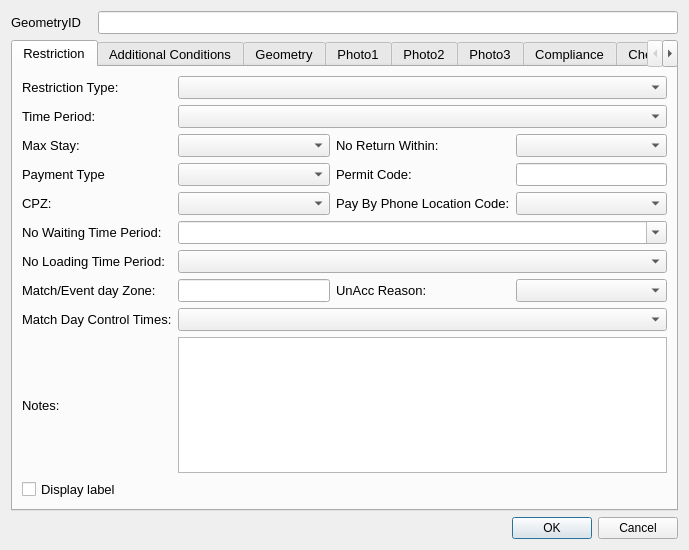
<?xml version="1.0" encoding="UTF-8"?>
<ui version="4.0">
 <class>restrictionDialog</class>
 <widget class="QDialog" name="restrictionDialog">
  <property name="geometry">
   <rect>
    <x>0</x>
    <y>0</y>
    <width>689</width>
    <height>550</height>
   </rect>
  </property>
  <property name="sizePolicy">
   <sizepolicy hsizetype="Fixed" vsizetype="Fixed">
    <horstretch>0</horstretch>
    <verstretch>0</verstretch>
   </sizepolicy>
  </property>
  <property name="minimumSize">
   <size>
    <width>0</width>
    <height>0</height>
   </size>
  </property>
  <property name="maximumSize">
   <size>
    <width>750</width>
    <height>550</height>
   </size>
  </property>
  <property name="font">
   <font>
    <family>Arial</family>
   </font>
  </property>
  <property name="windowTitle">
   <string>Dialog</string>
  </property>
  <property name="sizeGripEnabled">
   <bool>false</bool>
  </property>
  <layout class="QFormLayout" name="formLayout_3">
   <item row="0" column="0">
    <widget class="QLabel" name="label">
     <property name="minimumSize">
      <size>
       <width>81</width>
       <height>16</height>
      </size>
     </property>
     <property name="font">
      <font>
       <family>Arial</family>
       <pointsize>10</pointsize>
      </font>
     </property>
     <property name="text">
      <string>GeometryID</string>
     </property>
    </widget>
   </item>
   <item row="0" column="1">
    <widget class="QLineEdit" name="GeometryID">
     <property name="font">
      <font>
       <family>Arial</family>
       <pointsize>10</pointsize>
      </font>
     </property>
     <property name="inputMask">
      <string/>
     </property>
     <property name="readOnly">
      <bool>true</bool>
     </property>
     <property name="placeholderText">
      <string/>
     </property>
    </widget>
   </item>
   <item row="3" column="1">
    <widget class="QDialogButtonBox" name="button_box">
     <property name="orientation">
      <enum>Qt::Horizontal</enum>
     </property>
     <property name="standardButtons">
      <set>QDialogButtonBox::Cancel|QDialogButtonBox::Ok</set>
     </property>
    </widget>
   </item>
   <item row="1" column="0" colspan="2">
    <widget class="QTabWidget" name="tabWidget">
     <property name="minimumSize">
      <size>
       <width>0</width>
       <height>0</height>
      </size>
     </property>
     <property name="font">
      <font>
       <family>Arial</family>
       <pointsize>10</pointsize>
      </font>
     </property>
     <property name="cursor">
      <cursorShape>IBeamCursor</cursorShape>
     </property>
     <property name="mouseTracking">
      <bool>true</bool>
     </property>
     <property name="acceptDrops">
      <bool>true</bool>
     </property>
     <property name="currentIndex">
      <number>0</number>
     </property>
     <widget class="QWidget" name="restrictionTab">
      <property name="focusPolicy">
       <enum>Qt::NoFocus</enum>
      </property>
      <attribute name="title">
       <string>Restriction</string>
      </attribute>
      <layout class="QGridLayout" name="gridLayout">
       <item row="0" column="1" colspan="3">
        <widget class="QComboBox" name="RestrictionTypeID">
         <property name="currentIndex">
          <number>-1</number>
         </property>
        </widget>
       </item>
       <item row="20" column="1">
        <widget class="QLineEdit" name="MatchDayEventDayZone"/>
       </item>
       <item row="14" column="0">
        <widget class="QLabel" name="lbl_WaitingTimePeriod_2">
         <property name="minimumSize">
          <size>
           <width>0</width>
           <height>0</height>
          </size>
         </property>
         <property name="font">
          <font>
           <family>Arial</family>
           <pointsize>10</pointsize>
          </font>
         </property>
         <property name="text">
          <string>No Loading Time Period:</string>
         </property>
         <property name="wordWrap">
          <bool>true</bool>
         </property>
        </widget>
       </item>
       <item row="4" column="2">
        <widget class="QLabel" name="lbl_NoReturn">
         <property name="minimumSize">
          <size>
           <width>90</width>
           <height>16</height>
          </size>
         </property>
         <property name="font">
          <font>
           <family>Arial</family>
           <pointsize>10</pointsize>
          </font>
         </property>
         <property name="text">
          <string>No Return Within:</string>
         </property>
        </widget>
       </item>
       <item row="4" column="3">
        <widget class="QComboBox" name="NoReturnID"/>
       </item>
       <item row="21" column="1" colspan="3">
        <widget class="QComboBox" name="MatchDayTimePeriodID"/>
       </item>
       <item row="2" column="1" colspan="3">
        <widget class="QComboBox" name="TimePeriodID"/>
       </item>
       <item row="0" column="0">
        <widget class="QLabel" name="lbl_RestrictionType">
         <property name="minimumSize">
          <size>
           <width>90</width>
           <height>16</height>
          </size>
         </property>
         <property name="font">
          <font>
           <family>Arial</family>
           <pointsize>10</pointsize>
          </font>
         </property>
         <property name="text">
          <string>Restriction Type:</string>
         </property>
        </widget>
       </item>
       <item row="21" column="0">
        <widget class="QLabel" name="label_7">
         <property name="text">
          <string>Match Day Control Times:</string>
         </property>
        </widget>
       </item>
       <item row="6" column="1">
        <widget class="QComboBox" name="PayTypeID">
         <property name="currentIndex">
          <number>-1</number>
         </property>
        </widget>
       </item>
       <item row="8" column="0">
        <widget class="QLabel" name="lbl_CPZ">
         <property name="text">
          <string>CPZ:</string>
         </property>
        </widget>
       </item>
       <item row="2" column="0">
        <widget class="QLabel" name="lbl_TimePeriod">
         <property name="minimumSize">
          <size>
           <width>90</width>
           <height>16</height>
          </size>
         </property>
         <property name="font">
          <font>
           <family>Arial</family>
           <pointsize>10</pointsize>
          </font>
         </property>
         <property name="text">
          <string>Time Period:</string>
         </property>
        </widget>
       </item>
       <item row="20" column="0">
        <widget class="QLabel" name="label_15">
         <property name="text">
          <string>Match/Event day Zone:</string>
         </property>
        </widget>
       </item>
       <item row="20" column="3">
        <widget class="QComboBox" name="UnacceptableTypeID"/>
       </item>
       <item row="13" column="1" colspan="3">
        <widget class="QComboBox" name="NoWaitingTimeID">
         <property name="editable">
          <bool>true</bool>
         </property>
        </widget>
       </item>
       <item row="8" column="2">
        <widget class="QLabel" name="label_13">
         <property name="text">
          <string>Pay By Phone Location Code:</string>
         </property>
        </widget>
       </item>
       <item row="20" column="2">
        <widget class="QLabel" name="label_14">
         <property name="text">
          <string>UnAcc Reason:</string>
         </property>
        </widget>
       </item>
       <item row="6" column="2">
        <widget class="QLabel" name="lbl_permitCode">
         <property name="text">
          <string>Permit Code:</string>
         </property>
        </widget>
       </item>
       <item row="4" column="0">
        <widget class="QLabel" name="lbl_MaxStay">
         <property name="minimumSize">
          <size>
           <width>90</width>
           <height>16</height>
          </size>
         </property>
         <property name="font">
          <font>
           <family>Arial</family>
           <pointsize>10</pointsize>
          </font>
         </property>
         <property name="text">
          <string>Max Stay:</string>
         </property>
        </widget>
       </item>
       <item row="8" column="3">
        <widget class="QComboBox" name="PayParkingAreaID"/>
       </item>
       <item row="22" column="1" colspan="3">
        <widget class="QTextEdit" name="Notes"/>
       </item>
       <item row="8" column="1">
        <widget class="QComboBox" name="CPZ"/>
       </item>
       <item row="4" column="1">
        <widget class="QComboBox" name="MaxStayID"/>
       </item>
       <item row="22" column="0">
        <widget class="QLabel" name="label_2">
         <property name="text">
          <string>Notes:</string>
         </property>
        </widget>
       </item>
       <item row="6" column="0">
        <widget class="QLabel" name="lbl_PaymentType">
         <property name="minimumSize">
          <size>
           <width>90</width>
           <height>16</height>
          </size>
         </property>
         <property name="font">
          <font>
           <family>Arial</family>
           <pointsize>10</pointsize>
          </font>
         </property>
         <property name="text">
          <string>Payment Type</string>
         </property>
        </widget>
       </item>
       <item row="23" column="0">
        <widget class="QCheckBox" name="DisplayLabel">
         <property name="text">
          <string>Display label</string>
         </property>
        </widget>
       </item>
       <item row="6" column="3">
        <widget class="QLineEdit" name="PermitCode"/>
       </item>
       <item row="14" column="1" colspan="3">
        <widget class="QComboBox" name="NoLoadingTimeID"/>
       </item>
       <item row="13" column="0">
        <widget class="QLabel" name="lbl_WaitingTimePeriod">
         <property name="sizePolicy">
          <sizepolicy hsizetype="Preferred" vsizetype="Preferred">
           <horstretch>0</horstretch>
           <verstretch>0</verstretch>
          </sizepolicy>
         </property>
         <property name="minimumSize">
          <size>
           <width>0</width>
           <height>0</height>
          </size>
         </property>
         <property name="font">
          <font>
           <family>Arial</family>
           <pointsize>10</pointsize>
          </font>
         </property>
         <property name="text">
          <string>No Waiting Time Period:</string>
         </property>
         <property name="wordWrap">
          <bool>true</bool>
         </property>
        </widget>
       </item>
      </layout>
     </widget>
     <widget class="QWidget" name="additionalconditionsTab">
      <attribute name="title">
       <string>Additional Conditions</string>
      </attribute>
      <layout class="QGridLayout" name="gridLayout_4">
       <item row="0" column="0">
        <widget class="QTableWidget" name="AdditionalConditionID">
         <property name="minimumSize">
          <size>
           <width>0</width>
           <height>0</height>
          </size>
         </property>
        </widget>
       </item>
      </layout>
     </widget>
     <widget class="QWidget" name="geometryTab">
      <attribute name="title">
       <string>Geometry</string>
      </attribute>
      <layout class="QGridLayout" name="gridLayout_2">
       <item row="8" column="0">
        <widget class="QLabel" name="label_4">
         <property name="text">
          <string>Last Update Date:</string>
         </property>
        </widget>
       </item>
       <item row="11" column="1" colspan="2">
        <widget class="QLineEdit" name="RestrictionID"/>
       </item>
       <item row="1" column="1" colspan="4">
        <widget class="QLineEdit" name="RoadName"/>
       </item>
       <item row="4" column="0">
        <widget class="QLabel" name="lbl_Orientation">
         <property name="minimumSize">
          <size>
           <width>90</width>
           <height>16</height>
          </size>
         </property>
         <property name="font">
          <font>
           <family>Arial</family>
           <pointsize>10</pointsize>
          </font>
         </property>
         <property name="text">
          <string>Orientation (echelon only):</string>
         </property>
        </widget>
       </item>
       <item row="11" column="0">
        <widget class="QLabel" name="lbl_RoadName_2">
         <property name="minimumSize">
          <size>
           <width>90</width>
           <height>16</height>
          </size>
         </property>
         <property name="font">
          <font>
           <family>Arial</family>
           <pointsize>10</pointsize>
          </font>
         </property>
         <property name="text">
          <string>RestrictionID</string>
         </property>
        </widget>
       </item>
       <item row="4" column="1">
        <widget class="QLineEdit" name="BayOrientation"/>
       </item>
       <item row="1" column="0">
        <widget class="QLabel" name="lbl_RoadName">
         <property name="minimumSize">
          <size>
           <width>90</width>
           <height>16</height>
          </size>
         </property>
         <property name="font">
          <font>
           <family>Arial</family>
           <pointsize>10</pointsize>
          </font>
         </property>
         <property name="text">
          <string>Road Name:</string>
         </property>
        </widget>
       </item>
       <item row="4" column="3">
        <widget class="QLabel" name="lbl_AzToRoadCL">
         <property name="minimumSize">
          <size>
           <width>90</width>
           <height>16</height>
          </size>
         </property>
         <property name="font">
          <font>
           <family>Arial</family>
           <pointsize>10</pointsize>
          </font>
         </property>
         <property name="text">
          <string>Direction to Road Centreline:</string>
         </property>
         <property name="wordWrap">
          <bool>true</bool>
         </property>
        </widget>
       </item>
       <item row="3" column="1" colspan="4">
        <widget class="QComboBox" name="GeomShapeID">
         <property name="editable">
          <bool>false</bool>
         </property>
         <property name="currentIndex">
          <number>-1</number>
         </property>
        </widget>
       </item>
       <item row="3" column="0">
        <widget class="QLabel" name="lbl_GeometryType">
         <property name="minimumSize">
          <size>
           <width>90</width>
           <height>16</height>
          </size>
         </property>
         <property name="font">
          <font>
           <family>Arial</family>
           <pointsize>10</pointsize>
          </font>
         </property>
         <property name="text">
          <string>Geometry Type</string>
         </property>
        </widget>
       </item>
       <item row="4" column="5">
        <widget class="QToolButton" name="toolButton_2">
         <property name="text">
          <string>...</string>
         </property>
        </widget>
       </item>
       <item row="5" column="1">
        <widget class="QLineEdit" name="NrBays">
         <property name="text">
          <string/>
         </property>
        </widget>
       </item>
       <item row="0" column="0">
        <widget class="QLabel" name="label_5">
         <property name="font">
          <font>
           <family>Arial</family>
           <pointsize>10</pointsize>
          </font>
         </property>
         <property name="text">
          <string>Length (m):</string>
         </property>
        </widget>
       </item>
       <item row="8" column="1" colspan="3">
        <widget class="QDateTimeEdit" name="LastUpdateDateTime">
         <property name="readOnly">
          <bool>true</bool>
         </property>
        </widget>
       </item>
       <item row="2" column="0">
        <widget class="QLabel" name="label_3">
         <property name="text">
          <string>USRN:</string>
         </property>
        </widget>
       </item>
       <item row="9" column="0">
        <widget class="QLabel" name="label_6">
         <property name="text">
          <string>Last Changed By:</string>
         </property>
        </widget>
       </item>
       <item row="9" column="1" colspan="3">
        <widget class="QLineEdit" name="LastUpdatePerson">
         <property name="readOnly">
          <bool>true</bool>
         </property>
        </widget>
       </item>
       <item row="0" column="1" colspan="3">
        <widget class="QLineEdit" name="RestrictionLength">
         <property name="font">
          <font>
           <family>Arial</family>
           <pointsize>10</pointsize>
          </font>
         </property>
         <property name="readOnly">
          <bool>true</bool>
         </property>
        </widget>
       </item>
       <item row="5" column="0">
        <widget class="QLabel" name="lbl_NrBays">
         <property name="minimumSize">
          <size>
           <width>90</width>
           <height>16</height>
          </size>
         </property>
         <property name="font">
          <font>
           <family>Arial</family>
           <pointsize>10</pointsize>
          </font>
         </property>
         <property name="text">
          <string>Number of Bays:</string>
         </property>
        </widget>
       </item>
       <item row="2" column="1" colspan="2">
        <widget class="QLineEdit" name="USRN"/>
       </item>
       <item row="4" column="4">
        <widget class="QLineEdit" name="AzimuthToRoadCentreLine">
         <property name="text">
          <string/>
         </property>
        </widget>
       </item>
       <item row="4" column="2">
        <widget class="QToolButton" name="toolButton">
         <property name="text">
          <string>...</string>
         </property>
        </widget>
       </item>
       <item row="5" column="3">
        <widget class="QLabel" name="label_16">
         <property name="text">
          <string>Bay Width:</string>
         </property>
        </widget>
       </item>
       <item row="5" column="4">
        <widget class="QLineEdit" name="BayWidth"/>
       </item>
       <item row="6" column="0">
        <widget class="QLabel" name="label_17">
         <property name="text">
          <string>Capacity</string>
         </property>
        </widget>
       </item>
       <item row="6" column="1">
        <widget class="QLineEdit" name="Capacity"/>
       </item>
      </layout>
     </widget>
     <widget class="QWidget" name="Photos_Tab_01">
      <attribute name="title">
       <string>Photo1</string>
      </attribute>
      <layout class="QGridLayout" name="gridLayout_5">
       <item row="1" column="0">
        <widget class="QPushButton" name="startCamera1">
         <property name="text">
          <string>open Camera</string>
         </property>
        </widget>
       </item>
       <item row="1" column="1">
        <widget class="QPushButton" name="getPhoto1">
         <property name="text">
          <string>take Photo</string>
         </property>
        </widget>
       </item>
       <item row="0" column="0" colspan="2">
        <widget class="QLabel" name="Photo_Widget_01">
         <property name="sizePolicy">
          <sizepolicy hsizetype="Fixed" vsizetype="Fixed">
           <horstretch>0</horstretch>
           <verstretch>0</verstretch>
          </sizepolicy>
         </property>
         <property name="maximumSize">
          <size>
           <width>640</width>
           <height>480</height>
          </size>
         </property>
         <property name="autoFillBackground">
          <bool>true</bool>
         </property>
         <property name="text">
          <string>Photo not found</string>
         </property>
        </widget>
       </item>
      </layout>
     </widget>
     <widget class="QWidget" name="Photos_Tab_02">
      <attribute name="title">
       <string>Photo2</string>
      </attribute>
      <layout class="QGridLayout" name="gridLayout_3">
       <item row="1" column="0">
        <widget class="QPushButton" name="startCamera2">
         <property name="text">
          <string>open Camera</string>
         </property>
        </widget>
       </item>
       <item row="1" column="1">
        <widget class="QPushButton" name="getPhoto2">
         <property name="text">
          <string>take Photo</string>
         </property>
        </widget>
       </item>
       <item row="0" column="0" colspan="2">
        <widget class="QLabel" name="Photo_Widget_02">
         <property name="sizePolicy">
          <sizepolicy hsizetype="Fixed" vsizetype="Fixed">
           <horstretch>0</horstretch>
           <verstretch>0</verstretch>
          </sizepolicy>
         </property>
         <property name="maximumSize">
          <size>
           <width>640</width>
           <height>480</height>
          </size>
         </property>
         <property name="font">
          <font>
           <family>Sans Serif</family>
           <pointsize>10</pointsize>
          </font>
         </property>
         <property name="autoFillBackground">
          <bool>true</bool>
         </property>
         <property name="text">
          <string>Photo not found</string>
         </property>
        </widget>
       </item>
      </layout>
     </widget>
     <widget class="QWidget" name="Photos_Tab_03">
      <attribute name="title">
       <string>Photo3</string>
      </attribute>
      <layout class="QGridLayout" name="gridLayout_10">
       <item row="0" column="0" colspan="2">
        <widget class="QLabel" name="Photo_Widget_03">
         <property name="sizePolicy">
          <sizepolicy hsizetype="Fixed" vsizetype="Fixed">
           <horstretch>0</horstretch>
           <verstretch>0</verstretch>
          </sizepolicy>
         </property>
         <property name="maximumSize">
          <size>
           <width>640</width>
           <height>480</height>
          </size>
         </property>
         <property name="font">
          <font>
           <family>Sans Serif</family>
           <pointsize>10</pointsize>
          </font>
         </property>
         <property name="autoFillBackground">
          <bool>true</bool>
         </property>
         <property name="text">
          <string>Photo not found</string>
         </property>
        </widget>
       </item>
       <item row="1" column="0">
        <widget class="QPushButton" name="startCamera3">
         <property name="text">
          <string>open Camera</string>
         </property>
        </widget>
       </item>
       <item row="1" column="1">
        <widget class="QPushButton" name="getPhoto3">
         <property name="text">
          <string>take Photo</string>
         </property>
        </widget>
       </item>
      </layout>
     </widget>
     <widget class="QWidget" name="complianceTab">
      <attribute name="title">
       <string>Compliance</string>
      </attribute>
      <layout class="QFormLayout" name="formLayout_2">
       <item row="0" column="0">
        <widget class="QLabel" name="label_8">
         <property name="text">
          <string>Road Markings Condition:</string>
         </property>
        </widget>
       </item>
       <item row="0" column="1">
        <widget class="QComboBox" name="ComplianceRoadMarkingsFaded"/>
       </item>
       <item row="1" column="0">
        <widget class="QLabel" name="label_9">
         <property name="text">
          <string>Restriction-&gt;Sign:</string>
         </property>
        </widget>
       </item>
       <item row="1" column="1">
        <widget class="QComboBox" name="ComplianceRestrictionSignIssue"/>
       </item>
       <item row="2" column="0">
        <widget class="QLabel" name="label_10">
         <property name="text">
          <string>Compliance notes:</string>
         </property>
        </widget>
       </item>
       <item row="2" column="1">
        <widget class="QTextEdit" name="ComplianceNotes"/>
       </item>
      </layout>
     </widget>
     <widget class="QWidget" name="checkingTab">
      <attribute name="title">
       <string>Checking</string>
      </attribute>
      <layout class="QFormLayout" name="formLayout_6">
       <item row="0" column="0">
        <widget class="QLabel" name="label_20">
         <property name="text">
          <string>Check issue type:</string>
         </property>
        </widget>
       </item>
       <item row="0" column="1">
        <widget class="QComboBox" name="MHTC_CheckIssueTypeID"/>
       </item>
       <item row="1" column="0">
        <widget class="QLabel" name="label_21">
         <property name="text">
          <string>Check issue notes:</string>
         </property>
        </widget>
       </item>
       <item row="1" column="1">
        <widget class="QTextEdit" name="MHTC_CheckNotes"/>
       </item>
       <item row="3" column="0">
        <widget class="QCheckBox" name="FieldCheckCompleted">
         <property name="text">
          <string>Field check completed</string>
         </property>
        </widget>
       </item>
       <item row="2" column="0">
        <spacer name="verticalSpacer_2">
         <property name="orientation">
          <enum>Qt::Vertical</enum>
         </property>
         <property name="sizeHint" stdset="0">
          <size>
           <width>20</width>
           <height>20</height>
          </size>
         </property>
        </spacer>
       </item>
       <item row="6" column="0">
        <widget class="QLabel" name="label_11">
         <property name="text">
          <string>Checked by:</string>
         </property>
        </widget>
       </item>
       <item row="5" column="0">
        <spacer name="verticalSpacer_3">
         <property name="orientation">
          <enum>Qt::Vertical</enum>
         </property>
         <property name="sizeHint" stdset="0">
          <size>
           <width>20</width>
           <height>10</height>
          </size>
         </property>
        </spacer>
       </item>
       <item row="8" column="0">
        <widget class="QLabel" name="label_12">
         <property name="text">
          <string>Check date:</string>
         </property>
        </widget>
       </item>
       <item row="6" column="1">
        <widget class="QLineEdit" name="Last_MHTC_Check_UpdatePerson"/>
       </item>
       <item row="8" column="1">
        <widget class="QDateTimeEdit" name="Last_MHTC_Check_UpdateDateTime"/>
       </item>
      </layout>
     </widget>
    </widget>
   </item>
  </layout>
 </widget>
 <resources/>
 <connections>
  <connection>
   <sender>button_box</sender>
   <signal>accepted()</signal>
   <receiver>restrictionDialog</receiver>
   <slot>accept()</slot>
   <hints>
    <hint type="sourcelabel">
     <x>310</x>
     <y>465</y>
    </hint>
    <hint type="destinationlabel">
     <x>249</x>
     <y>239</y>
    </hint>
   </hints>
  </connection>
  <connection>
   <sender>button_box</sender>
   <signal>rejected()</signal>
   <receiver>restrictionDialog</receiver>
   <slot>reject()</slot>
   <hints>
    <hint type="sourcelabel">
     <x>310</x>
     <y>465</y>
    </hint>
    <hint type="destinationlabel">
     <x>249</x>
     <y>239</y>
    </hint>
   </hints>
  </connection>
 </connections>
</ui>
